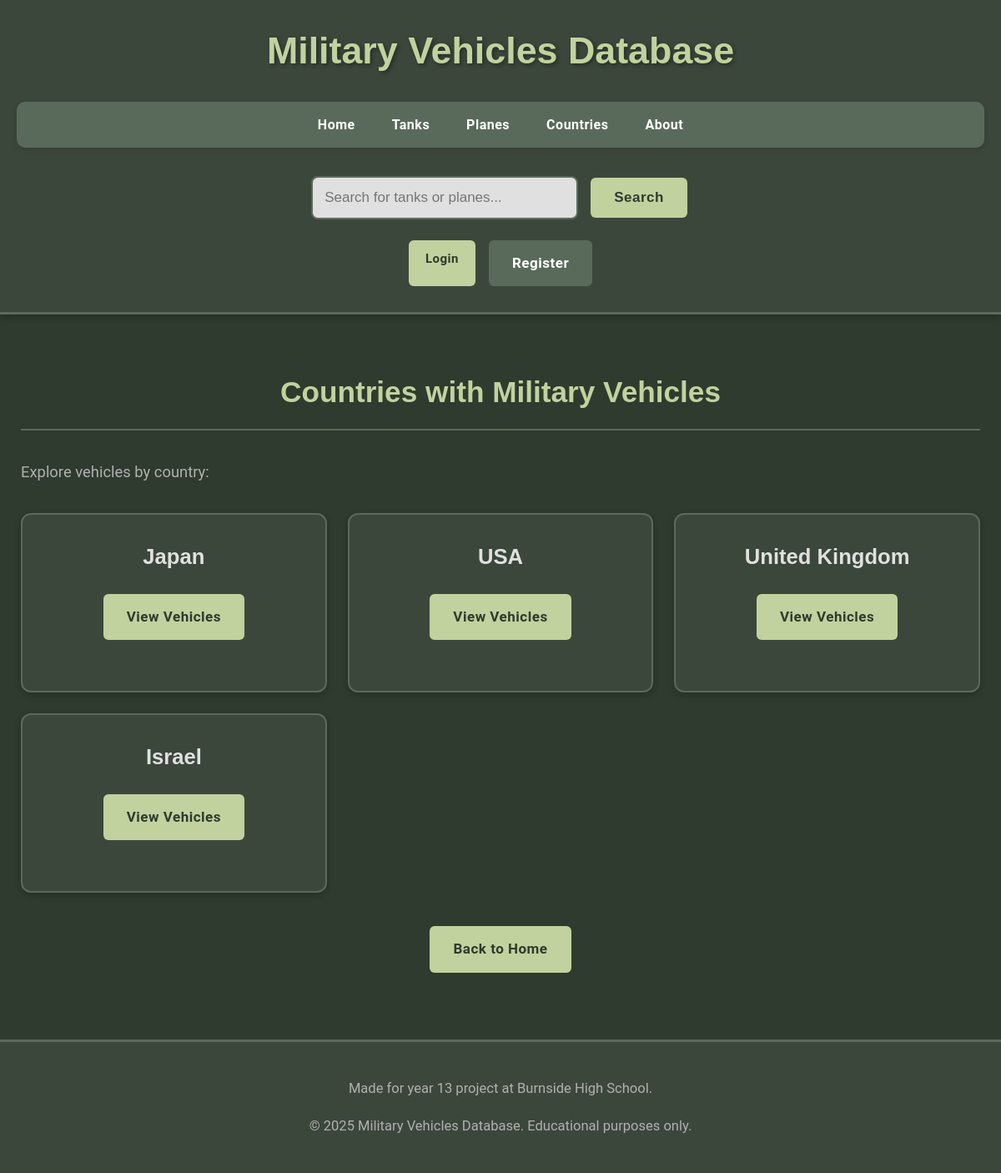
Page /countries on the earlier database version.
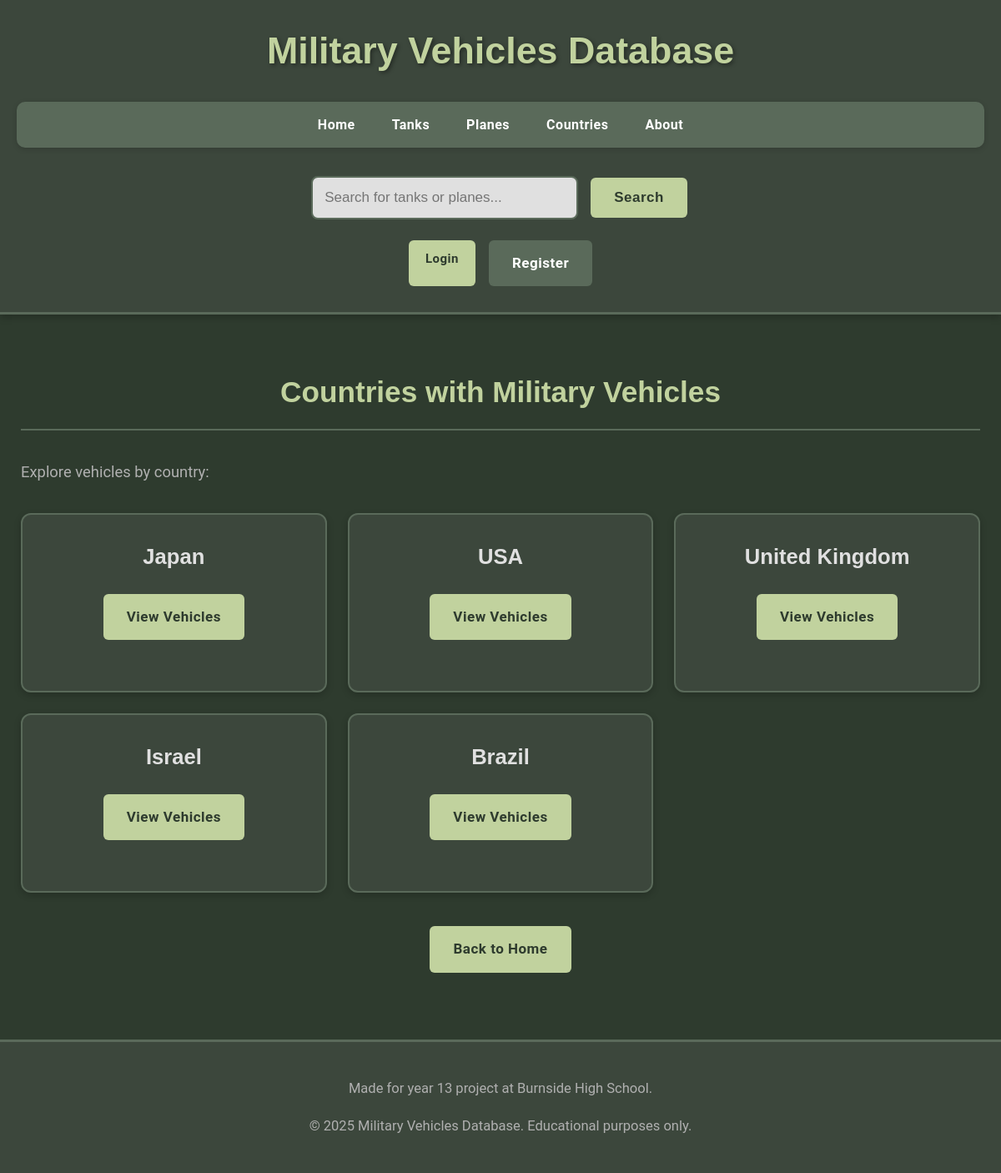
Same page on the later database version.
### app/models.py (models this page shows, shortened)
class Country(db.Model):
    __tablename__ = 'country'
    id = db.Column(db.Integer, primary_key=True)
    name = db.Column(db.String(100), nullable=False, unique=True)

### app/routes.py (the view)
@app.route('/countries')
def countries_list():
    countries = Country.query.all()
    return render_template('countries.html', countries=countries)

### app/templates/countries.html (shortened to what this page needs)
<!DOCTYPE html>
{% extends "layout.html" %}
{% block content %}
<h2>Countries with Military Vehicles</h2>
{% if countries %}
    <p>Explore vehicles by country:</p>
    <div class="tables-grid">
        {% for country in countries %}
            <div class="table-card">
                <h3>{{ country.name }}</h3>
                <p><a href="{{ url_for('vehicles_by_country', country_id=country.id) }}" class="menu-button">View Vehicles</a></p>
            </div>
        {% endfor %}
    </div>
{% else %}
    <p>No countries found in the database yet.</p>
{% endif %}
<div class="navigation-buttons">
    <a href="{{ url_for('homepage') }}" class="menu-button">Back to Home</a>
</div>
{% endblock %}

Differences in the rows shown:
added Country: name "Brazil"
